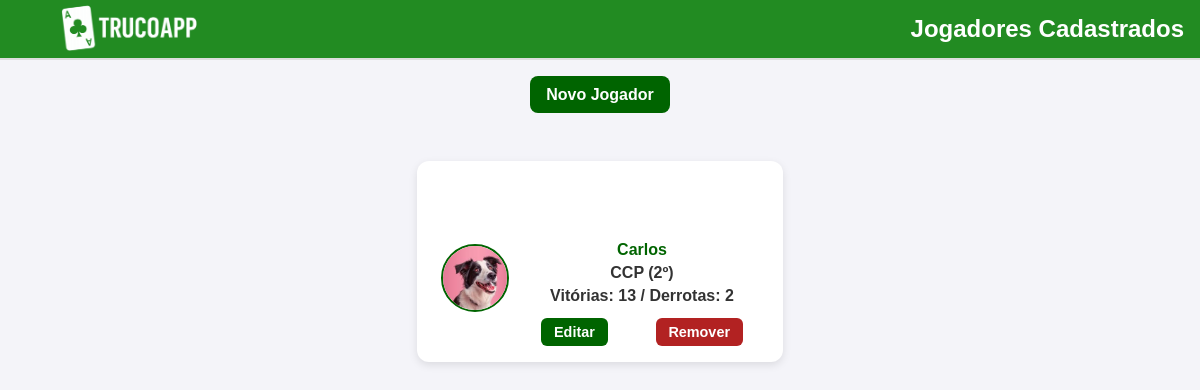
Screenshot of /jogadores/ with the database file from the repository.
### core/models.py (models this page shows, shortened)
class Jogador(models.Model):
    id = models.AutoField(primary_key=True)
    nome = models.CharField(max_length=100, help_text='Entre o nome')
    curso = models.CharField(max_length=100, help_text='Entre o curso')
    periodo = models.IntegerField(help_text='Informe o período do curso')
    email = models.EmailField(help_text='Informe o email', max_length=254)
    vitorias = models.IntegerField(help_text='Número de vitórias')
    derrotas = models.IntegerField(help_text='Número de derrotas')
    imagem = models.ImageField(upload_to='jogadores/', null=True, blank=True)
    dtNasc = models.DateField(help_text='Nascimento no formato DD/MM/AAAA', verbose_name='Data de nascimento')

### core/views.py (the view)
# urls.py: path("jogadores/", views.JogadorListView.as_view(), name="jogador_list"),
class JogadorListView(ListView):
    model = Jogador
    template_name = "core/jogador_list.html.html"
    context_object_name = "jogadores"
    paginate_by = 20  # opcional

### templates/core/jogador_list.html (shortened to what this page needs)
{% load static %}
<!doctype html>
<html lang="pt-BR">
<head>
  <link rel="stylesheet" href="{% static 'css/jogador_list.css' %}" type="text/css">
</head>
<body>
<header>
  <a href="{% url 'home' %}" class="logo-home">
    <img src="{% static 'img/logo.png' %}" alt="TrucoApp Logo">
  </a>
  <h1>Jogadores Cadastrados</h1>
</header>
<p><a href="{% url 'jogador_create' %}">Novo Jogador</a></p>
<ul>
  {% for j in jogadores %}
    <li>
      <div class="player-card">
        {% if j.imagem %}
          <img src="{{ j.imagem.url }}" alt="{{ j.nome }}" class="player-img">
        {% else %}
          <img src="{% static 'img/defaultavatar.png' %}" alt="Sem foto" class="player-img">
        {% endif %}
        <div class="player-info">
          <a href="{% url 'jogador_detail' j.pk %}">{{ j.nome }}</a>
          <span>{{ j.curso }} ({{ j.periodo }}º)</span>
          <span>Vitórias: {{ j.vitorias }} / Derrotas: {{ j.derrotas }}</span>
          <div class="actions">
            <a href="{% url 'jogador_update' j.pk %}">Editar</a>
            <a href="{% url 'jogador_delete' j.pk %}" class="btn-remove">Remover</a>
          </div>
        </div>
      </div>
    </li>
  {% empty %}
    <li>Nenhum jogador cadastrado.</li>
  {% endfor %}
</ul>
</body>
</html>

### static/css/jogador_list.css (style rules this page uses)
body { font-family: Arial, sans-serif; margin: 0; background: #f4f4f9; color: #333; display: flex; flex-direction: column; }
h1 { text-align: center; color: #006400; margin-bottom: 2rem; }
p { text-align: center; }
p a { display: inline-block; background: #006400; color: white; padding: 0.6rem 1rem; border-radius: 8px; text-decoration: none; font-weight: bold; transition: background 0.3s; }
ul { list-style: none; padding: 0; max-width: 800px; margin: 2rem auto; }
li { background: white; margin-bottom: 1rem; padding: 1rem 1.5rem; border-radius: 12px; box-shadow: 0 3px 8px rgba(0,0,0,0.1); display: flex; flex-direction: column; gap: 0.5rem; }
li a { color: #006400; font-weight: bold; text-decoration: none; }
li .actions { margin-top: 0.5rem; display: flex; gap: 1rem; }
li .actions a { padding: 0.4rem 0.8rem; border-radius: 6px; text-decoration: none; font-size: 0.9rem; font-weight: bold; }
li .actions a:first-child { background: #006400; color: white; }
li .actions a:last-child { background: #b22222; color: white; }
div { text-align: center; margin-top: 2rem; font-weight: bold; }
div a { margin: 0 1rem; color: #006400; text-decoration: none; }
header { display: flex; justify-content: space-between; align-items: center; padding: 0 1rem; height: 60px; border-bottom: 2px solid #ddd; width: 100%; box-sizing: border-box; background: #228B22; }
.logo-home { display: flex; align-items: center; height: 100%; }
.logo-home img { max-height: 150px; width: auto; display: block; }
h1 { margin: 0; font-size: 1.5rem; color: white; text-align: center; }
.player-card { display: flex; align-items: center; gap: 1rem; }
.player-img { width: 64px; height: 64px; object-fit: cover; border-radius: 50%; border: 2px solid #006400; }
.player-info { display: flex; flex-direction: column; gap: 0.3rem; }

### rows the page displays
Jogador: imagem (picture), nome "Carlos", curso "CCP", periodo "2", vitorias "13", derrotas "2"
